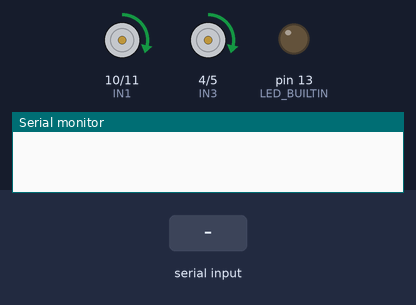
The sketch below on a simulated Arduino Uno, built with avr-gcc and run on an emulated ATmega328P. Parts: motor-driver pin pairs drawn as motors (green arrow = first pin HIGH = forward, orange = second pin HIGH = backward, longer = more drive, scaled by the enable pin), output pins drawn as LEDs (lit = HIGH), the last lines printed to the serial monitor. The inputs (shaded band) are chosen by the test bench.

Above: at 1.2 s.
1.3 s: "0" received over Serial
At 2.5 s:
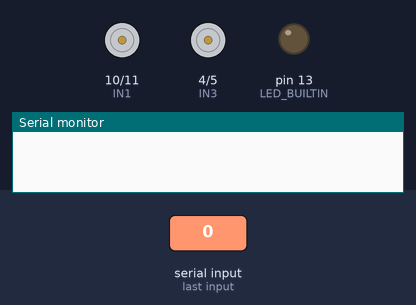
2.8 s: "b" received over Serial
At 3.9 s:
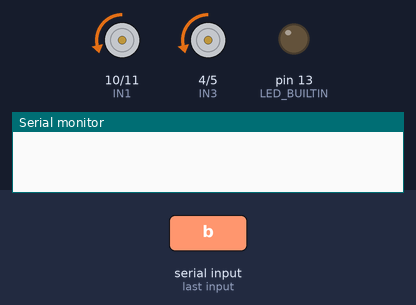
4.3 s: "w" received over Serial
At 5.0 s:
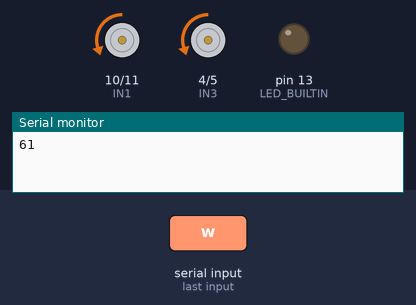
5.8 s: "w" received over Serial
At 6.2 s:
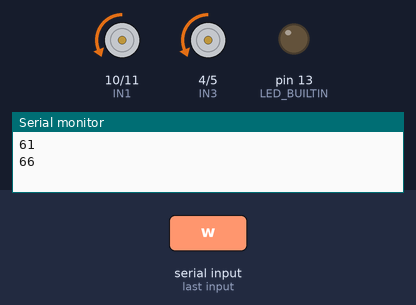
7.3 s: "f" received over Serial
At 8.5 s:
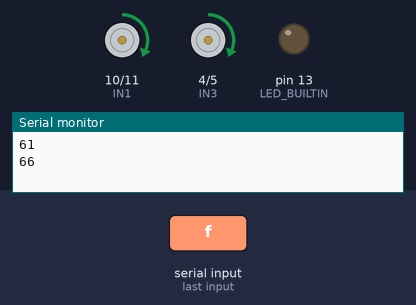
8.8 s: "0" received over Serial
At 9.6 s:
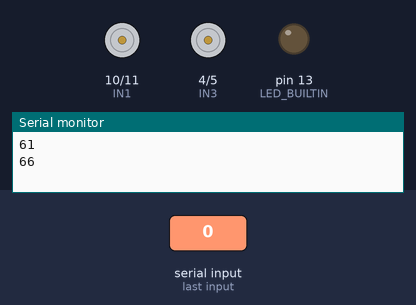
Timing chart, 0 to 11.3 s (numbered marks = the images above; inputs shaded):
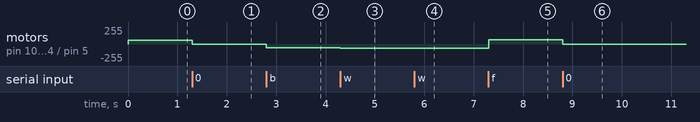

The sketch:

wheel2.ino
```cpp
int IN1 = 10;
int IN2 = 11;
int enA = 9;
int IN4 = 5;
int IN3 = 4;
int enB = 3;

int motorSpeedA = 0;
int motorSpeedB = 0;

void setup() {
  Serial.begin(9600);
  pinMode(LED_BUILTIN, OUTPUT);

  pinMode(enA, OUTPUT);
  pinMode(IN1, OUTPUT);
  pinMode(IN2, OUTPUT);
  pinMode(IN3, OUTPUT);
  pinMode(IN4, OUTPUT);
  pinMode(enB, OUTPUT);


  // Set initial rotation direction
  // forward
  digitalWrite(IN1, HIGH);
  digitalWrite(IN2, LOW);
  digitalWrite(IN3, HIGH);
  digitalWrite(IN4, LOW);


  // Initial speed
  motorSpeedA = 56; // 0~255
  motorSpeedB = 56;

}

void loop() {


  if (motorSpeedA < 0)
  {
    motorSpeedA = 0;
  }
  if (motorSpeedA > 255)
  {
    motorSpeedA = 255;
  }
  if (motorSpeedB < 0)
  {
    motorSpeedB = 0;
  }
  if (motorSpeedB > 255)
  {
    motorSpeedB = 255;
  }

  analogWrite(enA, motorSpeedA); // Send PWM signal to motor A
  analogWrite(enB, motorSpeedB); // Send PWM signal to motor A
}


void serialEvent() {
  while (Serial.available())
  {
    // get the new byte:
    char inChar = (char)Serial.read();

    if(inChar == '0')
    {
      digitalWrite(IN1, LOW);
      digitalWrite(IN2, LOW);
      digitalWrite(IN3, LOW);
      digitalWrite(IN4, LOW);

    }
    else if(inChar == 'f')
    {
      digitalWrite(IN1, HIGH);
      digitalWrite(IN2, LOW);
      digitalWrite(IN3, HIGH);
      digitalWrite(IN4, LOW);

    }
    else if(inChar == 'b')
    {
      digitalWrite(IN1, LOW);
      digitalWrite(IN2, HIGH);
      digitalWrite(IN3, LOW);
      digitalWrite(IN4, HIGH);
    }
    else if(inChar == 'w')
    {
       motorSpeedA = motorSpeedA +5;
       motorSpeedB = motorSpeedB +5;
       Serial.println(motorSpeedA);
          if (motorSpeedA,motorSpeedB > 255)
          {
             motorSpeedA = 255;
             motorSpeedB = 255;
          }
      }
   else if(inChar == 's')
    {
       motorSpeedA = motorSpeedA - 5;
       motorSpeedB = motorSpeedB - 5;
       Serial.println(motorSpeedA);
      if (motorSpeedA,motorSpeedB < 0)
  {
    motorSpeedA = 0;
    motorSpeedB = 0;
  }
    }
  }
}
```

Measured:
- after the input at 1.3 s, motor on pin 10 (IN1) / pin 11 (IN2), motor on pin 4 (IN3) / pin 5 (IN4): forward 56/255 → stopped at once
- after the input at 2.8 s, motor on pin 10 (IN1) / pin 11 (IN2), motor on pin 4 (IN3) / pin 5 (IN4): stopped → backward 56/255 at once
- after the input at 4.3 s, motor on pin 10 (IN1) / pin 11 (IN2), motor on pin 4 (IN3) / pin 5 (IN4): backward 56/255 → backward 61/255 at once
- after the input at 5.8 s, motor on pin 10 (IN1) / pin 11 (IN2), motor on pin 4 (IN3) / pin 5 (IN4): backward 61/255 → backward 66/255 at once
- after the input at 7.3 s, motor on pin 10 (IN1) / pin 11 (IN2), motor on pin 4 (IN3) / pin 5 (IN4): backward 66/255 → forward 66/255 at once
- after the input at 8.8 s, motor on pin 10 (IN1) / pin 11 (IN2), motor on pin 4 (IN3) / pin 5 (IN4): forward 66/255 → stopped at once
